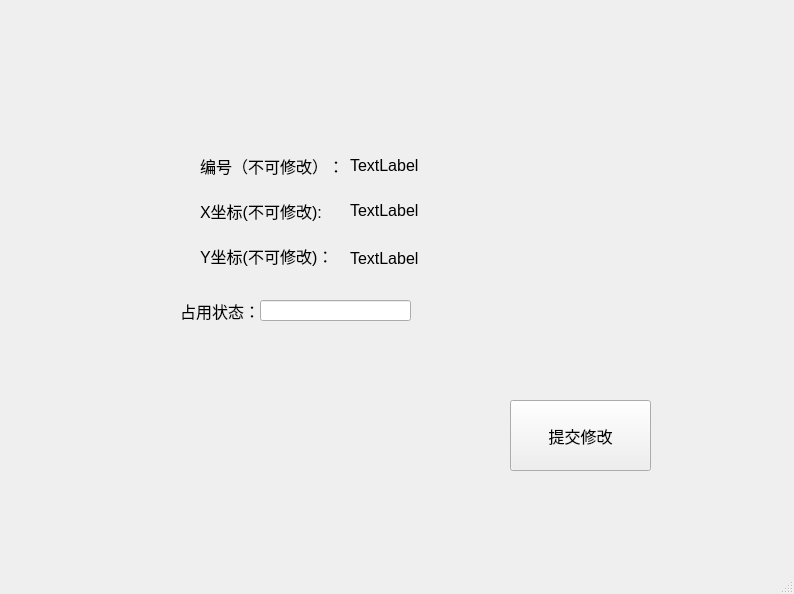
<?xml version="1.0" encoding="UTF-8"?>
<ui version="4.0">
 <class>ch_in_rest</class>
 <widget class="QMainWindow" name="ch_in_rest">
  <property name="geometry">
   <rect>
    <x>0</x>
    <y>0</y>
    <width>794</width>
    <height>594</height>
   </rect>
  </property>
  <property name="windowTitle">
   <string>MainWindow</string>
  </property>
  <widget class="QWidget" name="centralwidget">
   <widget class="QLabel" name="label">
    <property name="geometry">
     <rect>
      <x>200</x>
      <y>180</y>
      <width>131</width>
      <height>61</height>
     </rect>
    </property>
    <property name="font">
     <font>
      <family>Arial</family>
      <pointsize>12</pointsize>
     </font>
    </property>
    <property name="text">
     <string>X坐标(不可修改):</string>
    </property>
   </widget>
   <widget class="QLabel" name="label_2">
    <property name="geometry">
     <rect>
      <x>200</x>
      <y>230</y>
      <width>141</width>
      <height>51</height>
     </rect>
    </property>
    <property name="font">
     <font>
      <family>Arial</family>
      <pointsize>12</pointsize>
     </font>
    </property>
    <property name="text">
     <string>Y坐标(不可修改)：</string>
    </property>
   </widget>
   <widget class="QLabel" name="label_3">
    <property name="geometry">
     <rect>
      <x>180</x>
      <y>290</y>
      <width>81</width>
      <height>41</height>
     </rect>
    </property>
    <property name="font">
     <font>
      <family>Arial</family>
      <pointsize>12</pointsize>
     </font>
    </property>
    <property name="text">
     <string>占用状态：</string>
    </property>
   </widget>
   <widget class="QLineEdit" name="lineEdit_3">
    <property name="geometry">
     <rect>
      <x>260</x>
      <y>300</y>
      <width>151</width>
      <height>21</height>
     </rect>
    </property>
   </widget>
   <widget class="QLabel" name="label_4">
    <property name="geometry">
     <rect>
      <x>200</x>
      <y>150</y>
      <width>151</width>
      <height>31</height>
     </rect>
    </property>
    <property name="font">
     <font>
      <family>Arial</family>
      <pointsize>12</pointsize>
     </font>
    </property>
    <property name="text">
     <string>编号（不可修改）：</string>
    </property>
   </widget>
   <widget class="QLabel" name="label_5">
    <property name="geometry">
     <rect>
      <x>350</x>
      <y>150</y>
      <width>131</width>
      <height>31</height>
     </rect>
    </property>
    <property name="font">
     <font>
      <family>Arial</family>
      <pointsize>12</pointsize>
     </font>
    </property>
    <property name="text">
     <string>TextLabel</string>
    </property>
   </widget>
   <widget class="QPushButton" name="pushButton">
    <property name="geometry">
     <rect>
      <x>510</x>
      <y>400</y>
      <width>141</width>
      <height>71</height>
     </rect>
    </property>
    <property name="font">
     <font>
      <family>Arial</family>
      <pointsize>12</pointsize>
     </font>
    </property>
    <property name="text">
     <string>提交修改</string>
    </property>
   </widget>
   <widget class="QLabel" name="label_6">
    <property name="geometry">
     <rect>
      <x>350</x>
      <y>200</y>
      <width>101</width>
      <height>21</height>
     </rect>
    </property>
    <property name="font">
     <font>
      <family>Arial</family>
      <pointsize>12</pointsize>
     </font>
    </property>
    <property name="text">
     <string>TextLabel</string>
    </property>
   </widget>
   <widget class="QLabel" name="label_7">
    <property name="geometry">
     <rect>
      <x>350</x>
      <y>250</y>
      <width>71</width>
      <height>16</height>
     </rect>
    </property>
    <property name="font">
     <font>
      <family>Arial</family>
      <pointsize>12</pointsize>
     </font>
    </property>
    <property name="text">
     <string>TextLabel</string>
    </property>
   </widget>
  </widget>
  <widget class="QMenuBar" name="menubar">
   <property name="geometry">
    <rect>
     <x>0</x>
     <y>0</y>
     <width>794</width>
     <height>23</height>
    </rect>
   </property>
  </widget>
  <widget class="QStatusBar" name="statusbar"/>
 </widget>
 <resources/>
 <connections/>
</ui>
